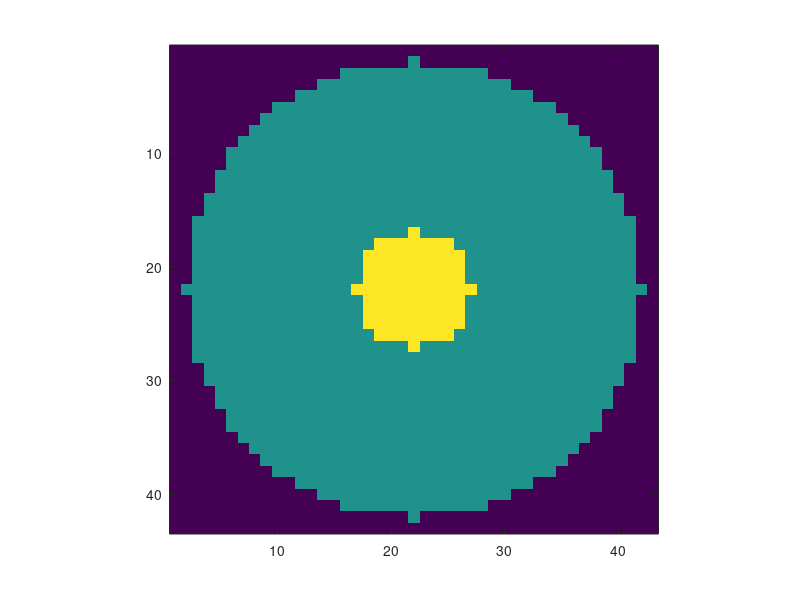

Source code (MATLAB):
clear

filename = 'disc_200nm_M.init';
filenameJ = 'disc_200nm_J.init';
Ms = 8.6e5;
dia = 200e-9;
diaJ = 50e-9;
I = 1;
dx = 5e-9;

r = dia/2;
Nr = round(r/dx);
Nx = 2*Nr+3;
Ny = Nx;
x = [(-Nx+1)/2:(Nx-1)/2];
y = [(-Ny+1)/2:(Ny-1)/2];
[X Y] = meshgrid(x,y);

A = zeros(Ny,Nx);
A = (X.^2+Y.^2 <= Nr^2);

M = zeros(Ny,Nx,3);

for r = [1:Ny]
    for c = [1:Nx]
        if A(r,c) == 1
            theta = pi/2;
            phi = pi/4;
            theta = pi*rand;
            phi = 2*pi*rand;
            M(r,c,:) = Ms * [sin(theta) * cos(phi)
                             sin(theta) * sin(phi)
                             cos(theta)];
        end
    end
end

J = zeros(Ny,Nx,3);
rJ = diaJ/2;
NrJ = round(rJ/dx);
currentDensity = I/(pi*rJ^2);
J = currentDensity * (X.^2+Y.^2 <= NrJ^2);
Jfile = fopen(filenameJ, 'w');
fprintf(Jfile, 'Nx=%d\n', Nx);
fprintf(Jfile, 'Ny=%d\n', Ny);
fprintf(Jfile, '\n# start field\n', dx);
for r = [1:Ny]
    for c = [1:Nx]
        fprintf(Jfile, '%g ', J(r,c));
    end
    fprintf(Jfile, '\n');
end
fprintf(Jfile, '# end field\n');
fclose(Jfile);
disp([filenameJ, ' file written'])


Mfile = fopen(filename, 'w');
fprintf(Mfile, 'Nx=%d\n', Nx);
fprintf(Mfile, 'Ny=%d\n', Ny);
% fprintf(Mfile, 'cellSize=%g\n', dx);
fprintf(Mfile, '\n# start field\n', dx);

for r = [1:Ny]
    for c = [1:Nx]
        m = M(r,c,:);
        fprintf(Mfile, '%g %g %g\n', m(1), m(2), m(3));
    end
    fprintf(Mfile, '\n');
end

fprintf(Mfile, '# end field\n');
fclose(Mfile);
disp([filename, ' file written'])



imagesc(J+A*max(J(:))); axis image;

return

M = 2*double(sqrt(X.^2+Y.^2) == r);
M = M+double(sqrt(X.^2+Y.^2) < r);
% [C h] = contourf(x,y,M);
% text_handle = clabel(C,h);

% figure
imagesc(M)
axis image 
axis xy
grid on
colormap('spring')
%colorbar
